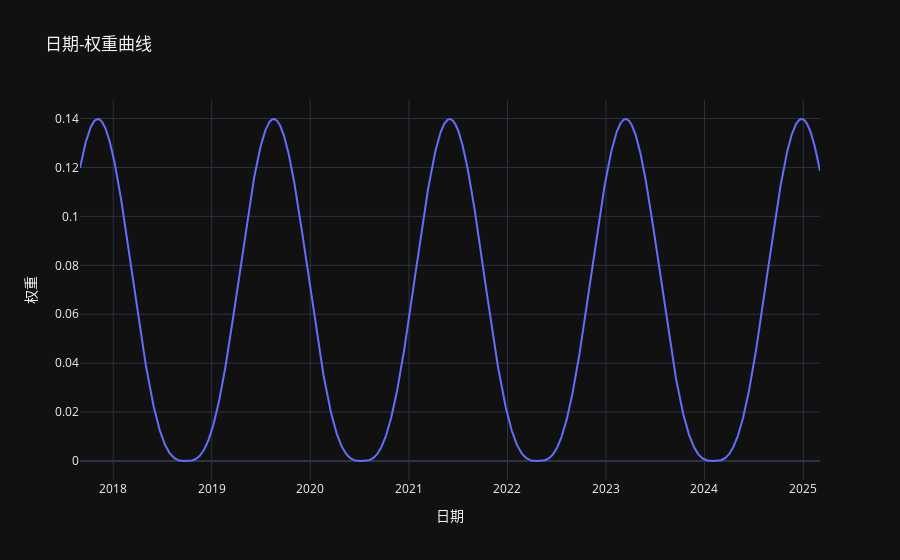

The code cell stored with this chart in its notebook:
### Code cell
# 输出权重曲线
fig = make_subplots()

# 添加log价格曲线
fig.add_trace(go.Scatter(x=df.index, y=weights, mode='lines', name='权重'))


# 更新布局
fig.update_layout(
    title='日期-权重曲线',
    xaxis_title='日期',
    yaxis_title='权重',
    legend=dict(x=0, y=1)
)

# 显示图表
fig.show()

### Figure 1 — Plotly figure (JSON) as saved in the notebook; plotly's stock layout.template omitted (floating-point values rounded to 4 significant figures; data arrays with more than 128 entries replaced by an {"elided": "..."} marker saying what was removed)
{"data": [{"mode": "lines", "name": "权重", "x": {"elided": "2743 str values"}, "y": {"elided": "2743 float values"}, "type": "scatter"}], "layout": {"xaxis": {"anchor": "y", "domain": [0.0, 1.0], "title": {"text": "日期"}}, "yaxis": {"anchor": "x", "domain": [0.0, 1.0], "title": {"text": "权重"}}, "legend": {"x": 0, "y": 1}, "title": {"text": "日期-权重曲线"}}}
